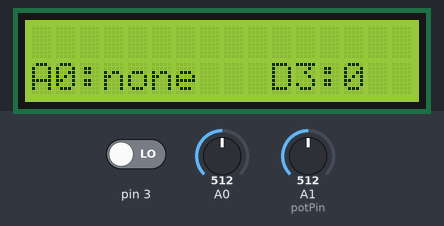
Bench run of a sketch on a simulated Arduino Uno, built with avr-gcc and run on an emulated ATmega328P. Parts: 16×2 character LCD. Inputs (shaded band) come from the test bench; at power-on: A0 = 512, pin 3 LOW, A1 (potPin) = 512.

Above: at 1.2 s.
1.3 s: A0 set to 0
At 1.75 s:
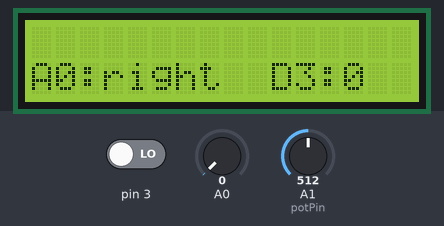
3.4 s: pin 3 driven HIGH
At 3.59 s:
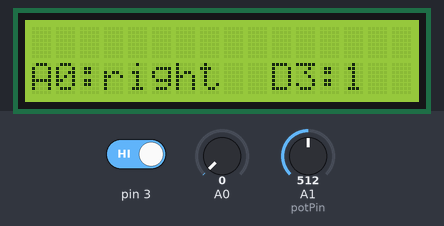
4.9 s: A0 set to 122
At 5.12 s:
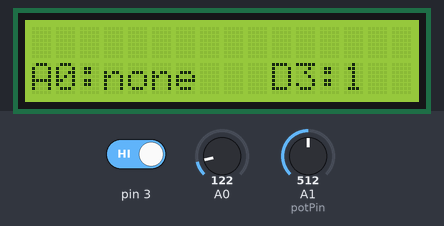

Measured:
- after the input at 1.3 s, the display: first differs from a run without the input after 0.30 s (image 1)
- after the input at 3.4 s, the display: first differs from a run without the input at once (image 2)
- after the input at 4.9 s, the display: first differs from a run without the input after 0.07 s (image 3)

The sketch:

lcdkeypad1602.ino
```cpp
/* analog/digital input demonstration using DFRobot 16x2 LCD shield
Jacoby Yarrow Jan 2014 */
/*
updated to show potentiometer read from analog1
(the shield modified by adding female pin header)
Ibnu Triyono 1 Jan 2015
*/

 #include <LiquidCrystal.h>
 LiquidCrystal lcd(8,9,4,5,6,7);
 int potPin = A1;
 int potVal;
 int perulangan = 0;

void setup() {
  lcd.begin(16, 2);
  pinMode(3, INPUT);
  pinMode(potPin, INPUT);
}

void loop() {
  potVal = analogRead(potPin);
  potVal = map(potVal, 0,1023, 0, 180);
  lcd.setCursor(0,0);
//  lcd.print(potVal);
  lcd.setCursor(0,1);
  lcd.print("A0:");//analog input
  lcd.print(checkKeypad(analogRead(A0)));
  lcd.setCursor(10,1);
  lcd.print("D3:"); //digital input
  lcd.print(digitalRead(3));
  delay(300); //change delay to change refresh rate
  lcd.setCursor(0,1);
  lcd.print("                ");
  lcd.setCursor(0,0);
  lcd.print("                ");
}
char* checkKeypad(int value){
  if(value == 100){
    return "up";
  }else if(value == 409){
    return "left";
  }else if(value == 257){
    return "down";
  }else if(value == 0){
    return "right";
  }else if(value == 640){
    return "select";
  }else{
    return "none";
  }

}
```
